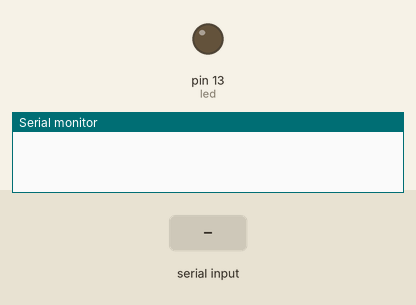
Bench run of a sketch on a simulated Arduino Uno, built with avr-gcc and run on an emulated ATmega328P. Shown: output pins drawn as LEDs (lit = HIGH), the last lines printed to the serial monitor. The inputs (shaded band) are chosen by the test bench.

Above: at 1.2 s.
1.3 s: "1" received over Serial
At 1.9 s:
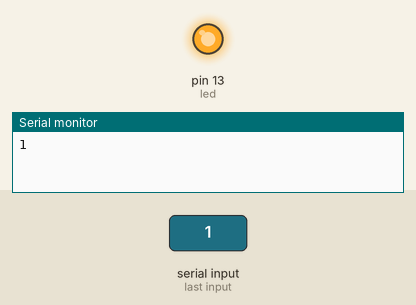
2.8 s: "0" received over Serial
At 4.2 s:
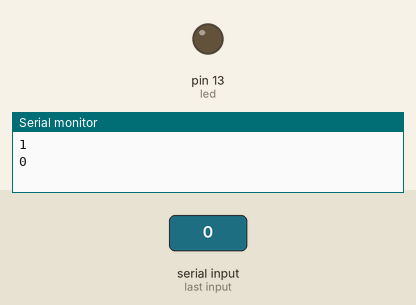
Timing chart, 0 to 5.8 s (numbered marks = the images above; inputs shaded):
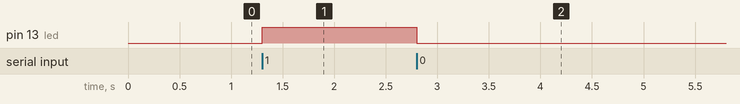

Measured:
- after the input at 1.3 s, pin 13 (led): LOW → HIGH at once
- after the input at 2.8 s, pin 13 (led): HIGH → LOW at once

The sketch:

serial_data_control_hardware.ino
```cpp
//My name is Rajib manna. email:-rm10078@gmail.com
            //this program a control a led use uart interface
            //if i send 1 the led is on.
            //if i sed 0 the led is off.
            //i am useing arduino uno .
            //The inboard led connected with 13pin.


const int led=13;  //Led connected with 13pin
char data_s;  //All data store in this variable
void setup() {
  Serial.begin(9600);   //I use 9600 bands for transfer data
  pinMode(led,OUTPUT);   //Declear the 13pin is output.

}

void loop() {

  if(Serial.available()){   //I check this serial data come or not.
   data_s=Serial.read();
    if(data_s=='1'){  //Check the serial data is 1 or not.
    digitalWrite(led,HIGH);  //If the condition is true the led trun on.
    }
   else if(data_s=='0'){  //Check the serial data is 0 or not.
    digitalWrite(led,LOW); //If this condition is true the led trun off
    }

    else{
      Serial.print("no match");
      }
      Serial.print(data_s);   //This line for print the data
      Serial.println();  //This line for end printing valu.
  }

}
```
